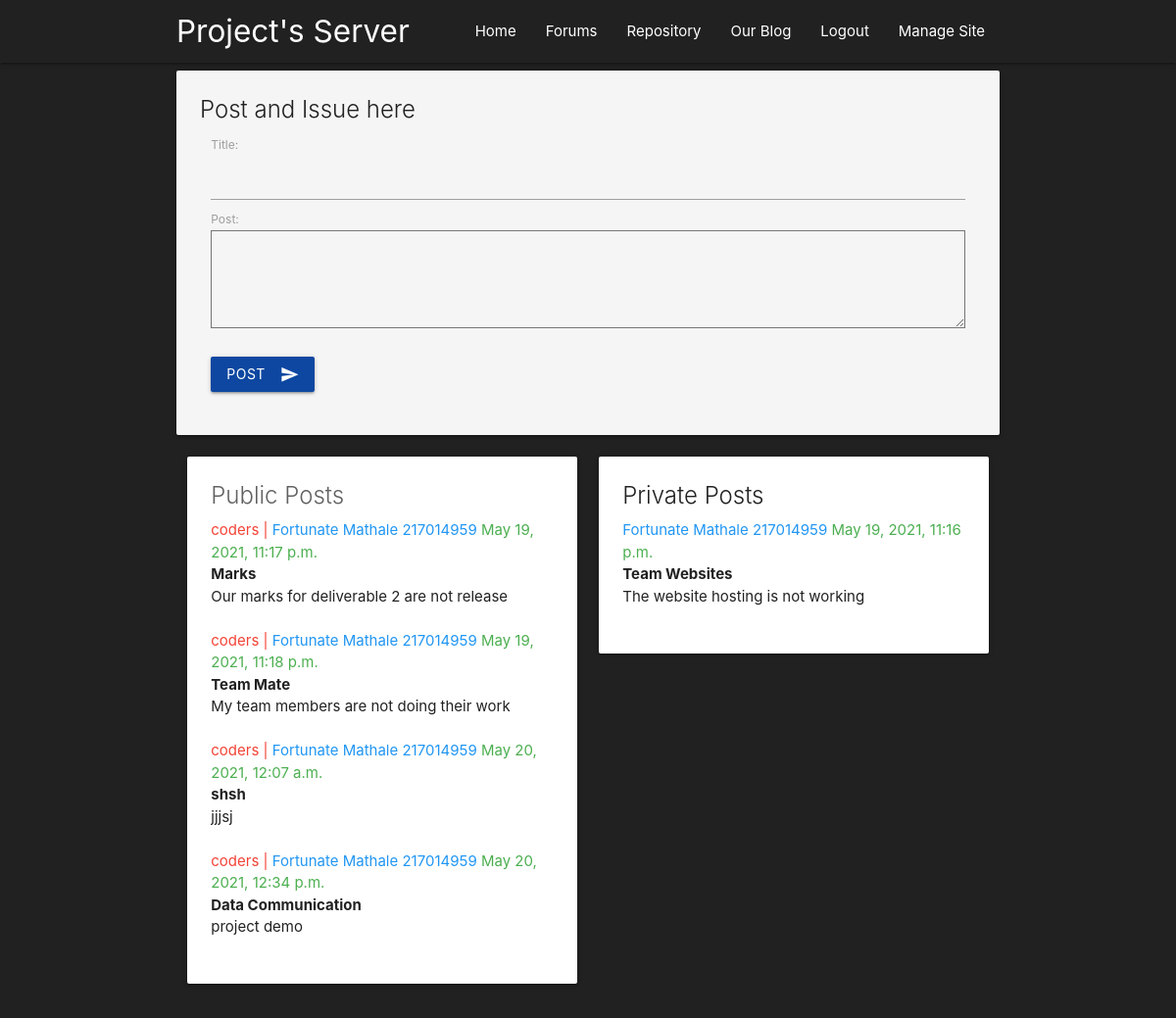
The page /informatics/forums/ (signed in) on the database its author committed.
### informatics_server/models.py (models this page shows)
class ForumPost(models.Model):
	title = models.TextField()
	issue = models.TextField()
	is_public = models.TextField()
	date_posted = models.DateTimeField(auto_now_add=True)
	member= models.ForeignKey(TeamMember, on_delete=models.CASCADE)
	team = models.ForeignKey(Team, on_delete=models.CASCADE)

class Team(models.Model):
	team_number = models.IntegerField()
	team_name = models.TextField()
	teams_blog = models.TextField()
	team_website_url = models.TextField()

class TeamMember(models.Model):
	user = models.OneToOneField(User, on_delete=models.CASCADE)
	firstname = models.CharField(max_length = 100)
	lastname = models.CharField(max_length = 100)
	student_number = models.CharField(max_length =100)
	team = models.ForeignKey(Team, on_delete=models.CASCADE)

### informatics_server/views.py (the view)
# urls.py: path('forums/', views.forums,name="informatics-forums"),
@login_required
def forums(request):
	team_member  = TeamMember.objects.get()
	team = team_member.team
	private_forums = ForumPost.objects.filter(team = team,is_public='NO')
	public_forums = ForumPost.objects.filter(is_public='YES')
	if request.method == 'POST':
		form = ForumsForm(request.POST)
		if form.is_valid():
			title = form.cleaned_data['title']
			post = form.cleaned_data['post']
			forum_post = ForumPost.objects.create(member=team_member,team = team)
			forum_post.title = title
			forum_post.issue = post
			forum_post.is_public = "YES"
			forum_post.save()
	else:
		form = ForumsForm()
	return render(request, 'informatics_server/forums.html',{'private_fs':private_forums,'public_fs':public_forums,'form':form})

### informatics_server/forms.py
class ForumsForm(forms.Form):
	title = forms.CharField()
	post = forms.CharField(widget=forms.Textarea(attrs={"rows":5, "cols":100,'style': 'height: 100px'}))

### informatics_server/templates/informatics_server/forums.html (shortened to what this page needs)
{% extends "informatics_server/base.html" %}
{% block content %}
	<div class="container">
		<div class="grey lighten-4 card">
	        <div class="card-content">
	          <span class=" card-title">Post and Issue here</span>
	          <div class="row">
			    <form method="POST" class="col s12">
			      	{{form}}
			      	<br>
			      	<br>
			      	 <button class="blue darken-4 btn waves-effect waves-light" type="submit" name="action">Post
					    <i class="material-icons right">send</i>
					  </button>
			    </form>
			  </div>
	        </div>
	     </div>
		<div class="row">
			<div class="col s12 m6">
			      <div class="card">
			        <div class="card-content">
			          <span class="grey-text text-darken-2 card-title">Public Posts</span>
			          {% for post in public_fs %}
			          	<div>
			          		<span class="red-text">{{post.team.team_name}} |</span>
			          		<span class="blue-text">{{post.member.firstname}} {{post.member.lastname}} {{post.member.student_number}}</span>
			          		<span class="green-text">{{post.date_posted}}</span>
			          	</div>
			          	<span><b>{{post.title}}</b></span>
			          	<p>{{post.issue}}</p>
			          	<br>
			          {% endfor %}
			        </div>
			      </div>
			</div>
			<div class="col s12 m6">
			      <div class="card">
			        <div class="card-content">
			          <span class="card-title">Private Posts</span>
			          {% for post in private_fs %}
			          	<div>
			          		<span class="blue-text">{{post.member.firstname}} {{post.member.lastname}} {{post.member.student_number}}</span>
			          		<span class="green-text">{{post.date_posted}}</span>
			          	</div>
			          	<span><b>{{post.title}}</b></span>
			          	<p>{{post.issue}}</p>
			          	<br>
			          {% endfor %}
			        </div>
			      </div>
			</div>
		</div>
	</div>
{%endblock content%}

### informatics_server/templates/informatics_server/base.html (shortened to what this page needs)
<!DOCTYPE html>
<html>
<head>
    <link rel="stylesheet" href="https://cdnjs.cloudflare.com/ajax/libs/materialize/1.0.0/css/materialize.min.css">
</head>
<body class="grey darken-4">
	 <div class="navbar-fixed">
	    <nav class="grey darken-4">
	      <div class="container nav-wrapper">
	        <a href="#!" class="brand-logo">Project's Server</a>
	        <ul class="right hide-on-med-and-down">
	          <li><a href="/informatics/">Home</a></li>
	        	{% if user.is_authenticated %}
    			  <li><a href="/informatics/forums">Forums</a></li>
		          <li><a href="/informatics/repository">Repository</a></li>
		          <li><a href="/informatics/blog">Our Blog</a></li>
	          		<li><a href="/informatics/logout">Logout</a></li>
	          		<li><a href="/informatics/managesite">Manage Site</a></li>
	        	{% else %}
	        		<li><a href="/informatics/register">Register</a></li>
	          		<li><a href="/informatics/login">Login</a></li>
	        	{% endif %}
	        </ul>
	      </div>
	    </nav>
	  </div>
	{% block content %} {% endblock %}
</body>
</html>

### rows shown on the page
ForumPost: team.team_name "coders", member.firstname "Fortunate", member.lastname "Mathale", member.student_number "217014959", date_posted "May 19, 2021, 11:17 p.m.", title "Marks", issue "Our marks for deliverable 2 are not release"
ForumPost: team.team_name "coders", member.firstname "Fortunate", member.lastname "Mathale", member.student_number "217014959", date_posted "May 19, 2021, 11:18 p.m.", title "Team Mate", issue "My team members are not doing their work"
ForumPost: team.team_name "coders", member.firstname "Fortunate", member.lastname "Mathale", member.student_number "217014959", date_posted "May 20, 2021, 12:07 a.m.", title "shsh", issue "jjjsj"
ForumPost: team.team_name "coders", member.firstname "Fortunate", member.lastname "Mathale", member.student_number "217014959", date_posted "May 20, 2021, 12:34 p.m.", title "Data Communication", issue "project demo"
ForumPost: member.firstname "Fortunate", member.lastname "Mathale", member.student_number "217014959", date_posted "May 19, 2021, 11:16 p.m.", title "Team Websites", issue "The website hosting is not working"
